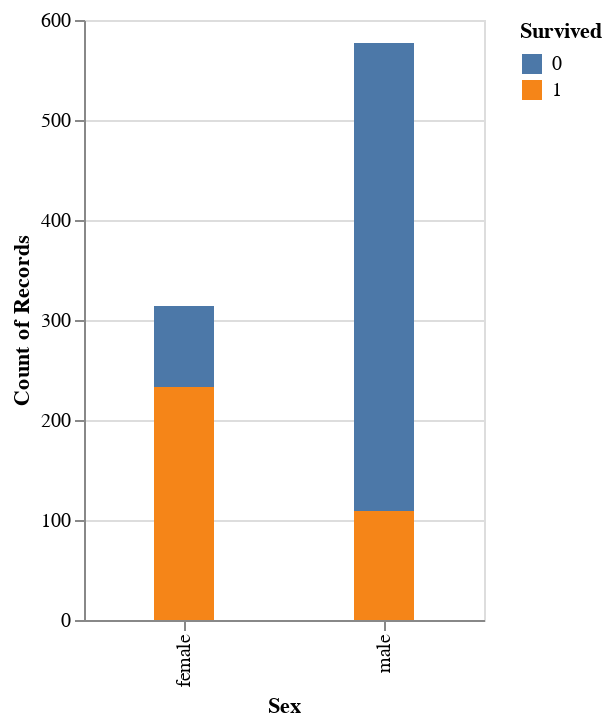

Here is the notebook cell this chart was saved with:
### Markdown cell above
#### Sex

### Code cell
graf.mark_bar(size=30).encode(
    x='Sex:N',
    y='count(Sex)',
    color='Survived:N'
    ).properties(width=200)

### Figure 1 — Vega-Lite specification as saved in the notebook (floating-point values rounded to 4 significant figures; data arrays with more than 128 entries replaced by an {"elided": "..."} marker saying what was removed)
{"config": {"view": {"continuousWidth": 400, "continuousHeight": 300}}, "data": {"name": "data-93290830beea3a875eeab316df346c54"}, "mark": {"type": "bar", "size": 30}, "encoding": {"color": {"field": "Survived", "type": "nominal"}, "x": {"field": "Sex", "type": "nominal"}, "y": {"aggregate": "count", "field": "Sex", "type": "nominal"}}, "width": 200, "$schema": "https://vega.github.io/schema/vega-lite/v4.17.0.json", "datasets": {"data-93290830beea3a875eeab316df346c54": {"elided": "891 records"}}}
